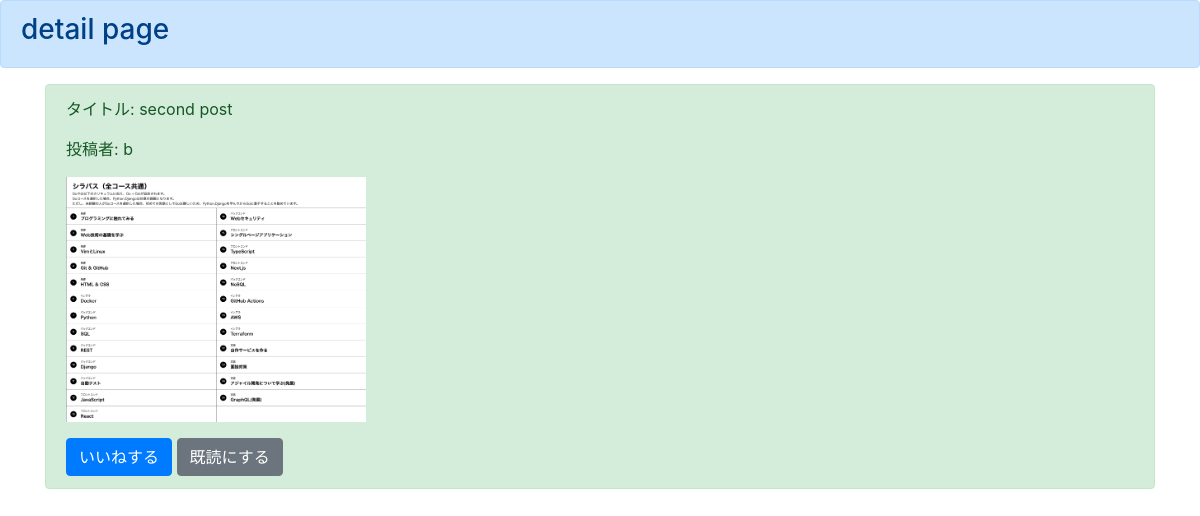
The page /detail/2 (signed in) on the database its author committed.
### boardapp/models.py (models this page shows)
class BoardModel(models.Model):
    title = models.CharField(max_length=100)
    content = models.TextField()
    author = models.CharField(max_length=50)
    snsimage = models.ImageField(upload_to='')
    good = models.IntegerField(null=True, blank=True, default=1)
    read = models.IntegerField(null=True, blank=True, default=1)
    readtext = models.TextField(null=True, blank=True, default='a')

### boardapp/views.py (the view)
# urls.py: path('detail/<int:pk>', detailfunc, name='detail'),
def detailfunc(request, pk):
    object = get_object_or_404(BoardModel, pk=pk)
    return render(request, 'detail.html', {'object': object})

### templates/detail.html
{% extends 'base.html' %}
{% block header %}
<div class="alert alert-primary" role="alert">
    <h3>detail page</h3>
</div>
{% endblock header %}
{% block content %}
{% if user.is_authenticated %}
    <div class="container">
        <div class="alert alert-success" role="alert">
            <p>タイトル: {{ object.title }}</p>
            <p>投稿者: {{ object.author }}</p>
            <p><img src="{{ object.snsimage.url }}" width=300></p>
            <a href="{% url 'good' object.pk %}" class="btn btn-primary" role="button" aria-pressed="true">いいねする</a>
            <a href="{% url 'read' object.pk %}" class="btn btn-secondary" role="button" aria-pressed="true">既読にする</a>
        </div>
    </div>
{% else %}
    please login
{% endif %}
{% endblock content %}

### rows shown on the page
BoardModel: title "second post", author "b", snsimage (picture)
